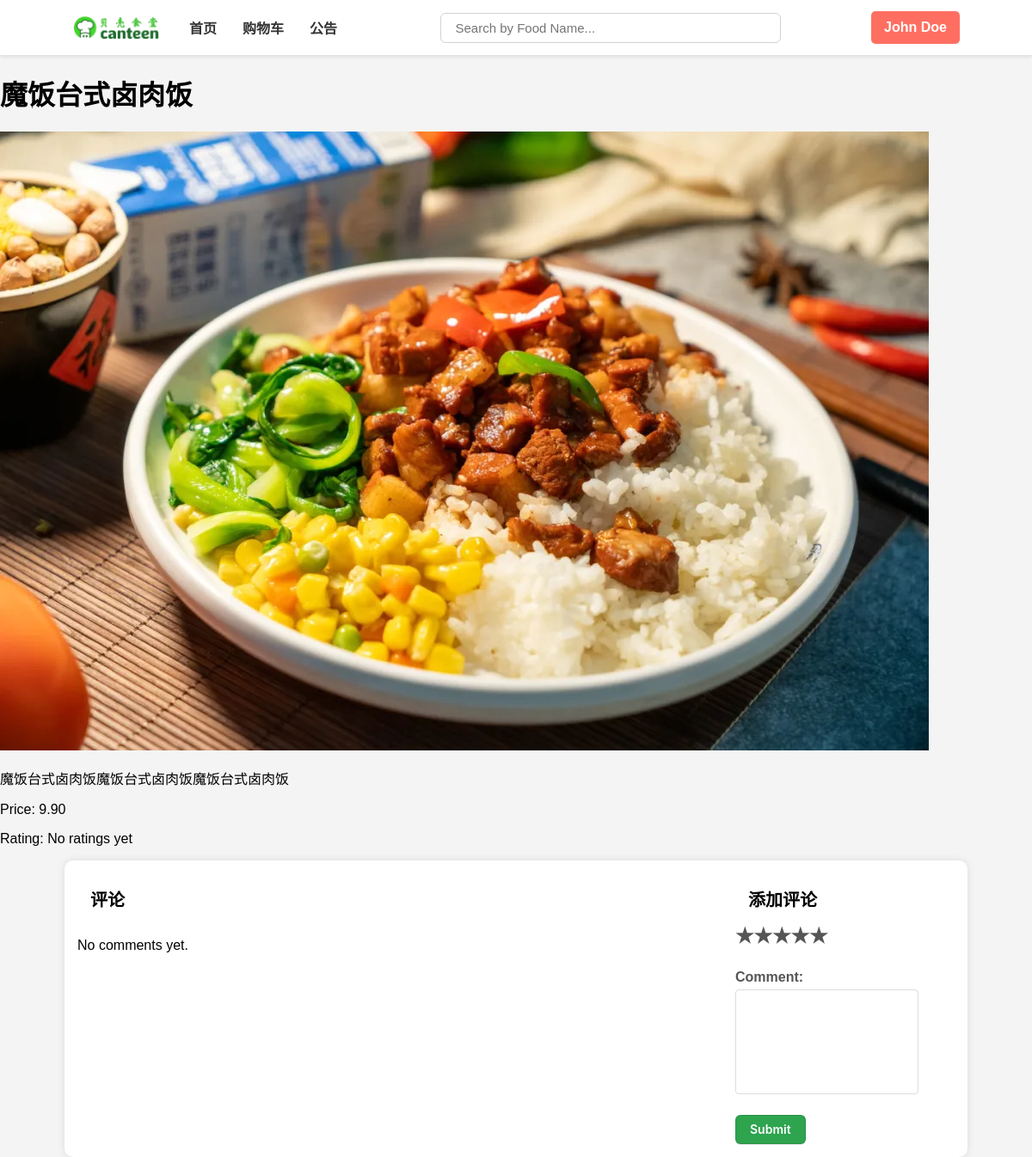
Page /food_detail.php?id=2 (signed in) on the earlier database version.
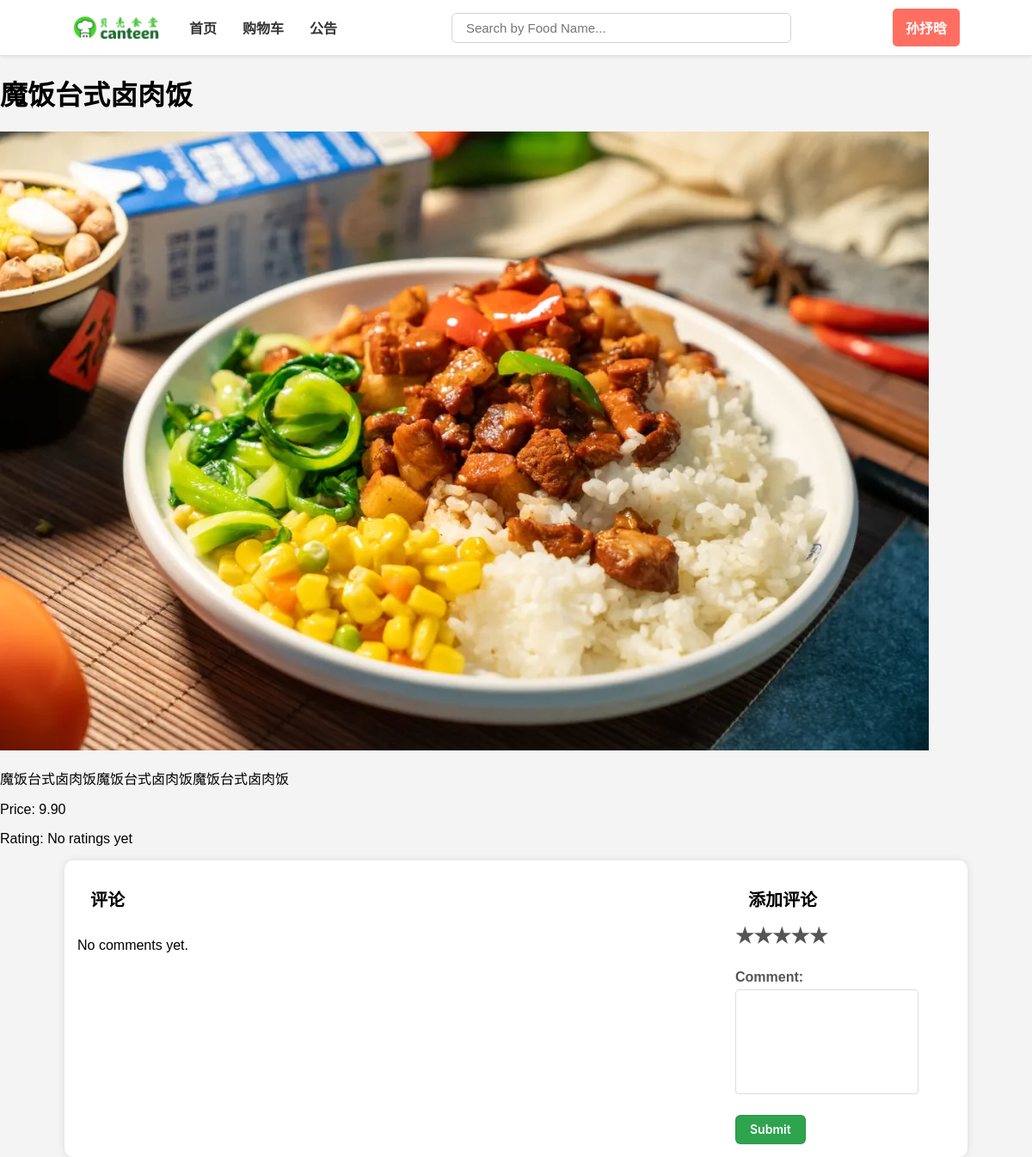
Same page on the later database version.
### tables this page shows
CREATE TABLE `student_detail`  (
  `userName` varchar(50) NOT NULL,
  `name` varchar(100) NULL DEFAULT NULL,
  `profile` varchar(255) NULL DEFAULT NULL,
  PRIMARY KEY (`userName`) USING BTREE,
  CONSTRAINT `fk_student_detail_student` FOREIGN KEY (`userName`) REFERENCES `students` (`userName`) ON DELETE RESTRICT ON UPDATE RESTRICT
);

### getStudentDetailAction.php (called while the page is built, shortened)
<?php
require_once "config.php";
$userName = $_SESSION['userName'];
$sql = "SELECT * FROM student_detail WHERE userName = '$userName'";
$result = $conn->query($sql);
if ($result->num_rows > 0) {
    $row = $result->fetch_assoc();
    $name = $row['name'];
} else {
    $name = "Unknown";
    $profile = "";
}
?>

### food_detail.php (the view, shortened to what this page needs)
<?php
require_once "config.php";
$foodId = isset($_GET['id']) ? intval($_GET['id']) : 0;
$query = $conn->prepare("SELECT * FROM food_list WHERE foodId = ?");
$query->bind_param("i", $foodId);
$query->execute();
$result = $query->get_result();
$food = $result->fetch_assoc();
$totalRating = 0;
$ratingCount = 0;
$averageRating = $ratingCount > 0 ? $totalRating / $ratingCount : "No ratings yet";
?>
<!DOCTYPE html>
<html lang="en">
<head>
    <link rel="stylesheet" href="style.css">
</head>
<body>
<div class="navbar">
    <img src="img/banner/logo.png" alt="贝壳食堂">
    <a href="welcome#" onclick="showDashboard()" id="dashboardLink">首页</a>
    <a href="welcome#gouwuche" onclick="showSection('shoppingCartSection')" id="orderLink">购物车</a>
    <a href="welcome#tixing" onclick="showSection('newsSection')" id="newsLink">公告</a>
    <input type="text" id="searchInput" onkeyup="filterByName()" placeholder="Search by Food Name...">
    <a href="welcome#zhanghao" onclick="showSection('profileSection')" id="profileLink"><?php require_once "getStudentDetailAction.php"; echo $name; ?></a>
</div>
<h1><?php echo htmlspecialchars($food['foodName']); ?></h1>
<img src="<?php echo htmlspecialchars($food['foodImage']); ?>" alt="<?php echo htmlspecialchars($food['foodName']); ?>">
<p><?php echo htmlspecialchars($food['foodDetail']); ?></p>
<p>Price: <?php echo htmlspecialchars($food['foodPrice']); ?></p>
<p>Rating: <?php echo htmlspecialchars($averageRating); ?></p>
<div class="comments">
    <div class="comment">
        <div class="comment-title">评论</div>
        <div class="comment-sections">
            <?php if (!empty($comments)) : ?>
                <?php foreach ($comments as $comment) : ?>
                    <div class="comment-section">
                        <div class="profile-pic">
                            <img src="<?php echo htmlspecialchars($comment['profile']); ?>" alt="<?php echo htmlspecialchars($comment['name']); ?>">
                        </div>
                        <div class="details">
                            <div class="name"> <?php echo htmlspecialchars($comment['name']); ?></div>
                            <div class="comment-text"><?php echo htmlspecialchars($comment['comment']); ?></div>
                            <div class="rating"><?php echo htmlspecialchars($comment['rating']); ?>分</div>
                        </div>
                    </div>
                <?php endforeach; ?>
            <?php else : ?>
                <p>No comments yet.</p>
            <?php endif; ?>
        </div>
    </div>
    <div class="add-comment">
        <div class="add-comment-title">添加评论</div>
        <form action="add_comment.php" method="post" class="feedback-form">
            <div class="rating">
                <label for="star5">&#9733;</label>
                <label for="star4">&#9733;</label>
                <label for="star3">&#9733;</label>
                <label for="star2">&#9733;</label>
                <label for="star1">&#9733;</label>
            </div>
            <div class="comment">
                <label for="comment" class="form-label">Comment:</label>
                <textarea id="comment" name="comment" class="form-control" required></textarea>
            </div>
            <button type="submit" class="submit-btn">Submit</button>
        </form>
    </div>
</div>
</body>
</html>

Differences in the rows shown:
changed student_detail: name "John Doe" → "孙抒晗"
